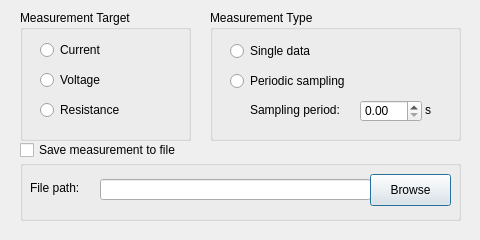
<?xml version="1.0" encoding="UTF-8"?>
<ui version="4.0">
 <class>Command_Panel</class>
 <widget class="QDialog" name="Command_Panel">
  <property name="geometry">
   <rect>
    <x>0</x>
    <y>0</y>
    <width>480</width>
    <height>240</height>
   </rect>
  </property>
  <property name="windowTitle">
   <string>Dialog</string>
  </property>
  <widget class="QGroupBox" name="groupBox_target">
   <property name="geometry">
    <rect>
     <x>20</x>
     <y>10</y>
     <width>171</width>
     <height>131</height>
    </rect>
   </property>
   <property name="title">
    <string>Measurement Target</string>
   </property>
   <widget class="QRadioButton" name="radioButton_current">
    <property name="geometry">
     <rect>
      <x>20</x>
      <y>30</y>
      <width>101</width>
      <height>20</height>
     </rect>
    </property>
    <property name="text">
     <string>Current</string>
    </property>
   </widget>
   <widget class="QRadioButton" name="radioButton_voltage">
    <property name="geometry">
     <rect>
      <x>20</x>
      <y>60</y>
      <width>101</width>
      <height>20</height>
     </rect>
    </property>
    <property name="text">
     <string>Voltage</string>
    </property>
   </widget>
   <widget class="QRadioButton" name="radioButton_resistance">
    <property name="geometry">
     <rect>
      <x>20</x>
      <y>90</y>
      <width>101</width>
      <height>20</height>
     </rect>
    </property>
    <property name="text">
     <string>Resistance</string>
    </property>
   </widget>
  </widget>
  <widget class="QGroupBox" name="groupBox_save_file">
   <property name="geometry">
    <rect>
     <x>20</x>
     <y>160</y>
     <width>441</width>
     <height>61</height>
    </rect>
   </property>
   <property name="title">
    <string/>
   </property>
   <widget class="QLabel" name="label_file_path">
    <property name="geometry">
     <rect>
      <x>10</x>
      <y>20</y>
      <width>71</width>
      <height>16</height>
     </rect>
    </property>
    <property name="text">
     <string>File path:</string>
    </property>
   </widget>
   <widget class="QLineEdit" name="lineEdit_file_path">
    <property name="geometry">
     <rect>
      <x>80</x>
      <y>19</y>
      <width>271</width>
      <height>21</height>
     </rect>
    </property>
   </widget>
   <widget class="QPushButton" name="pushButton_browse">
    <property name="geometry">
     <rect>
      <x>350</x>
      <y>14</y>
      <width>81</width>
      <height>32</height>
     </rect>
    </property>
    <property name="text">
     <string>Browse</string>
    </property>
   </widget>
  </widget>
  <widget class="QCheckBox" name="checkBox_save_file">
   <property name="geometry">
    <rect>
     <x>20</x>
     <y>140</y>
     <width>331</width>
     <height>20</height>
    </rect>
   </property>
   <property name="text">
    <string>Save measurement to file</string>
   </property>
  </widget>
  <widget class="QGroupBox" name="groupBox_type">
   <property name="geometry">
    <rect>
     <x>210</x>
     <y>10</y>
     <width>251</width>
     <height>131</height>
    </rect>
   </property>
   <property name="title">
    <string>Measurement Type</string>
   </property>
   <widget class="QRadioButton" name="radioButton_single_data">
    <property name="geometry">
     <rect>
      <x>20</x>
      <y>31</y>
      <width>101</width>
      <height>20</height>
     </rect>
    </property>
    <property name="text">
     <string>Single data</string>
    </property>
   </widget>
   <widget class="QRadioButton" name="radioButton_periodic_sampling">
    <property name="geometry">
     <rect>
      <x>20</x>
      <y>61</y>
      <width>171</width>
      <height>20</height>
     </rect>
    </property>
    <property name="text">
     <string>Periodic sampling</string>
    </property>
   </widget>
   <widget class="QLabel" name="label_sampling_period">
    <property name="geometry">
     <rect>
      <x>40</x>
      <y>92</y>
      <width>111</width>
      <height>16</height>
     </rect>
    </property>
    <property name="text">
     <string>Sampling period:</string>
    </property>
   </widget>
   <widget class="QDoubleSpinBox" name="doubleSpinBox_sampling_period">
    <property name="geometry">
     <rect>
      <x>150</x>
      <y>90</y>
      <width>62</width>
      <height>22</height>
     </rect>
    </property>
   </widget>
   <widget class="QLabel" name="label_second">
    <property name="geometry">
     <rect>
      <x>215</x>
      <y>92</y>
      <width>21</width>
      <height>16</height>
     </rect>
    </property>
    <property name="text">
     <string>s</string>
    </property>
   </widget>
  </widget>
 </widget>
 <resources/>
 <connections/>
</ui>
